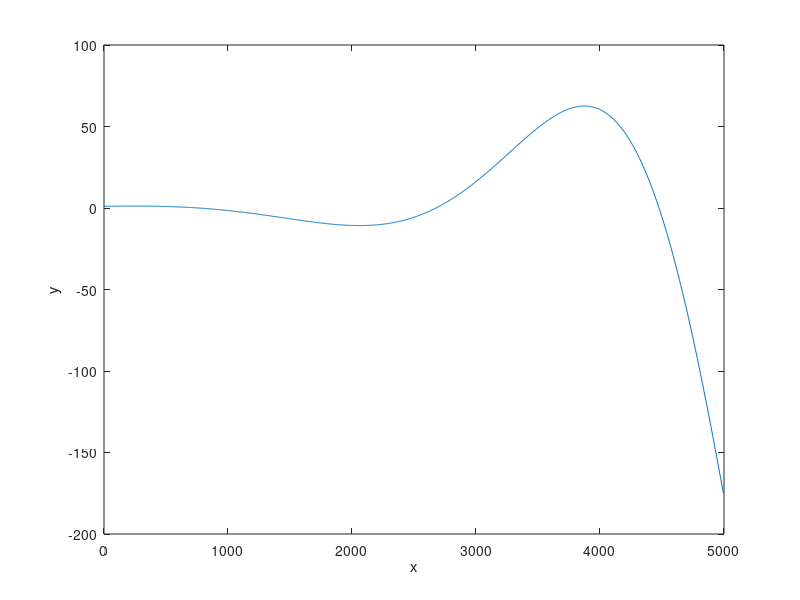
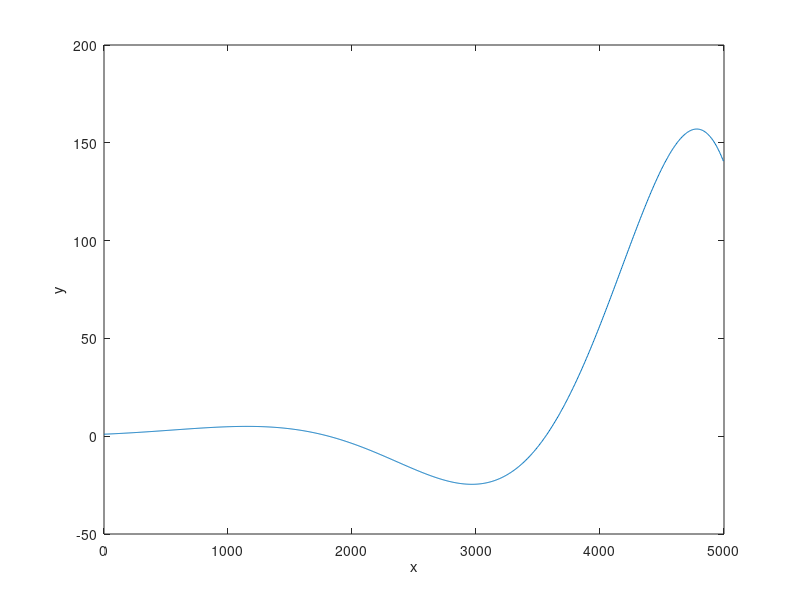
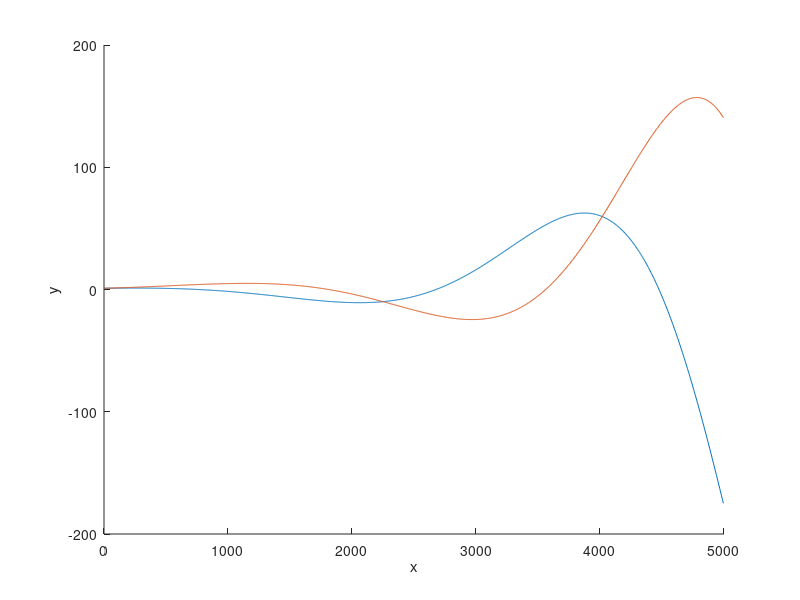

MATLAB code for these plots, in order:
% Logan Prust - Aer E 361 - ODE Post-Processor

clear,clc;

% get step size

H=input('Step size: ');

% get info from FORTRAN code

odeinput=dlmread('odedata.txt');
odeoutput=dlmread('odeoutput.txt');

% find number of state variables

N=odeinput(1);

% find initial conditions

for i=1:N
    init(i)=odeinput(i+1);
end

% find number of steps

M=odeinput(2+N);

% create array of x values

x=0:H:H*(M-1);

% construct arrays of y values for each state variable

k=0;
for i=1:N
    y(:,i)=odeoutput((1+k*M):(1000+k*M))';
    k=k+1;
end

% plot each state variable

for i=1:N
    figure(i);
    plot(x,y(:,i));
    xlabel('x');
    ylabel('y');
end

% plot all state variables on one plot

figure(i+1);
hold on
for j=1:N
    plot(x,y(:,j));
end
xlabel('x');
ylabel('y');
